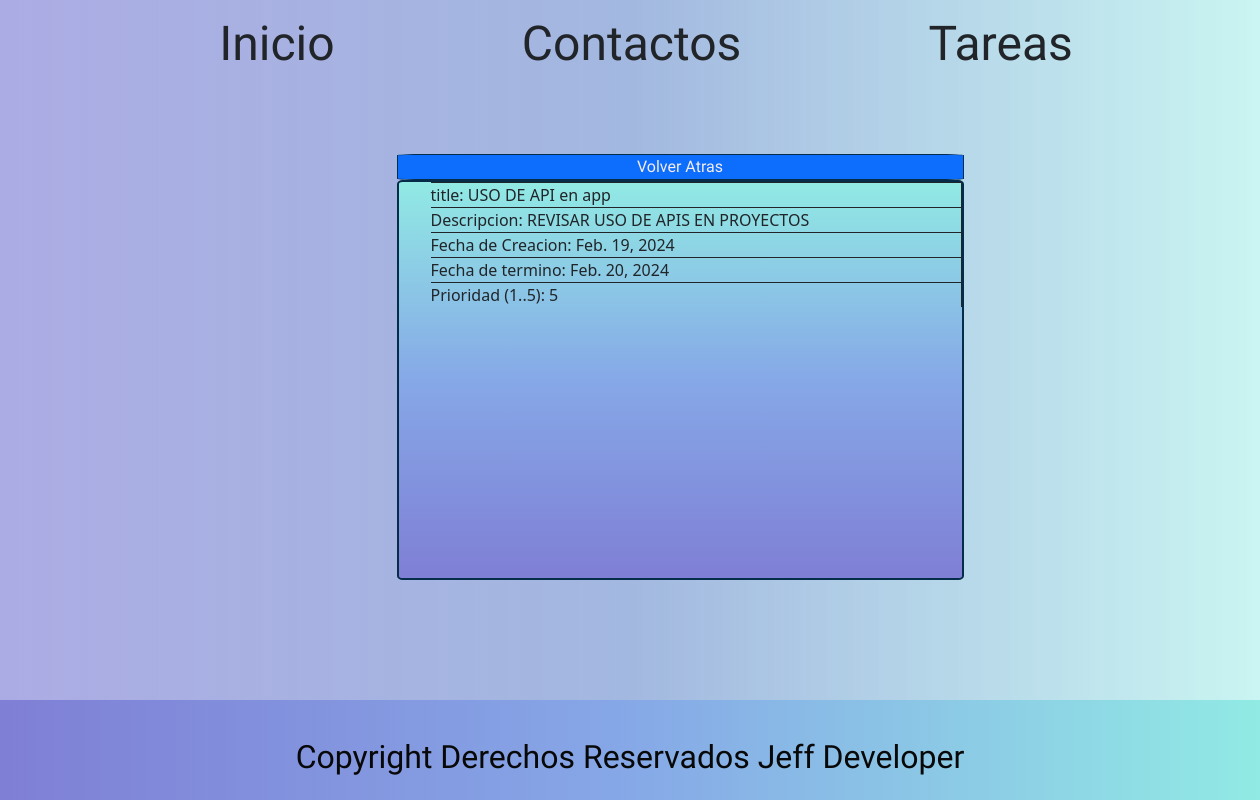
Page /lista/view/1 on the committed database.
### Lista_de_Tareas/models.py (models this page shows, shortened)
class Lista(models.Model):
    title = models.CharField(max_length=50, blank= False, null= False)
    description = models.TextField(blank= True, null=True)
    date = models.DateField(default= date.today)
    estimated_end = models.DateField(blank= True, null=True)
    priority = models.IntegerField(default=3)

### Lista_de_Tareas/views.py (the view)
# urls.py: path('view/<int:id>', views.view, name="contactos_view"),
def view(request, id):
    lista = Lista.objects.get(id=id)
    context = {
        'lista': lista
    }
    return render(request, 'lista/detail.html', context)

### templates/Lista/detail.html (shortened to what this page needs)
{% extends 'layout/base.html' %}
{% load static %}
{% block 'content' %}
    <div class="botonañadir">
        <a href="{% url 'lista' %}" class="">Volver Atras</a>
    </div>
    <ul class="lista-2">
        <li> title: {{lista.title}}</li>
        <li> Descripcion: {{lista.description}}</li>
        <li> Fecha de Creacion: {{lista.date}}</li>
        <li> Fecha de termino: {{lista.estimated_end}}</li>
        <li> Prioridad (1..5): {{lista.priority}}</li>
    </ul>
{% endblock %}

### static/style/stiles.css (style rules this page uses)
:root { --color-primary: rgb(247, 236, 236); --color-secondary: #0D6EFD; --color-body: #052D49; }
* { margin: 0; padding: 0; box-sizing: border-box; }
a { text-decoration: none; color: var(--color-primary); }
body { background-image: linear-gradient(to right,#7f7fd5a6,#6085c994,#91eae47c); }
.botonañadir { text-align: center; color: white; border-radius: 5%; border: solid 1px; border-color: #052D49; width: 45%; background-color: #0D6EFD; font-family: "Vibur", cursive; }
.lista-2 { list-style: none; background-image: linear-gradient(to bottom,#91EAE4, #86A8E7,#7F7FD5); width: 45%; height: 400px; border: solid 2px; border-radius: 1%; border-color: #052D49; text-align: justify; display: block; align-items: center; justify-content: center; }
.lista-2 li { border: solid 1px; border-bottom: #052D49; border-left: none; }

### rows in the picture
Lista: title "USO DE API en app", description "REVISAR USO DE APIS EN PROYECTOS", date "Feb. 19, 2024", estimated_end "Feb. 20, 2024", priority "5"
